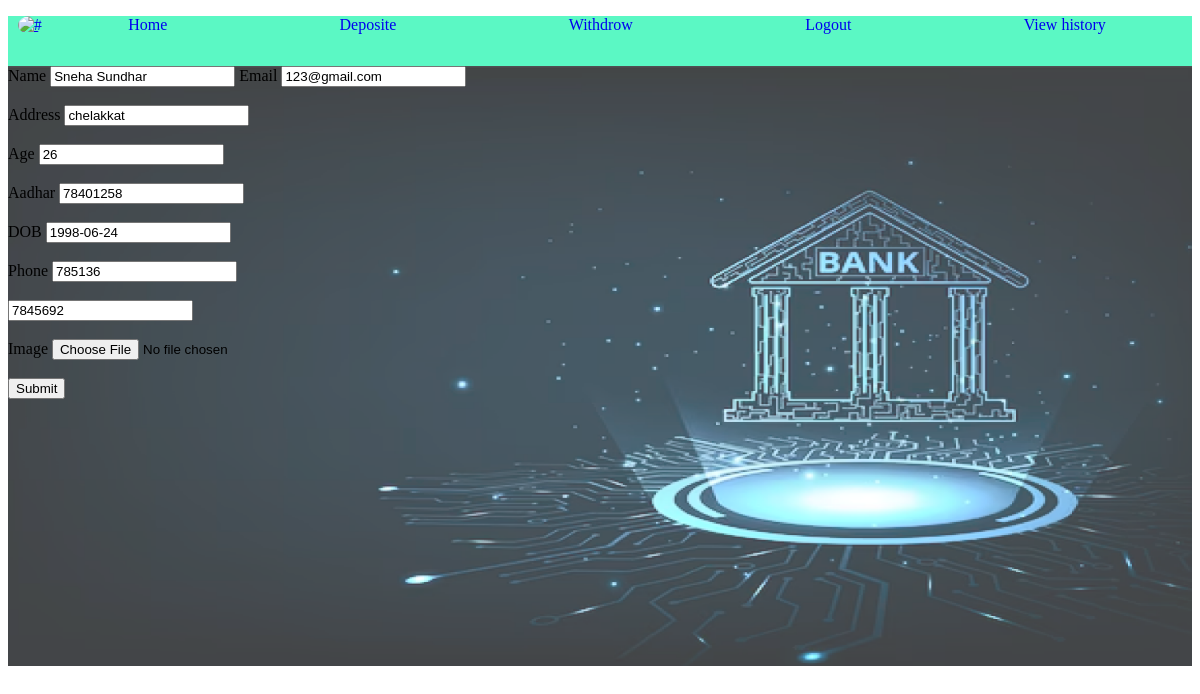
Before: /edit/1 with the older database file.
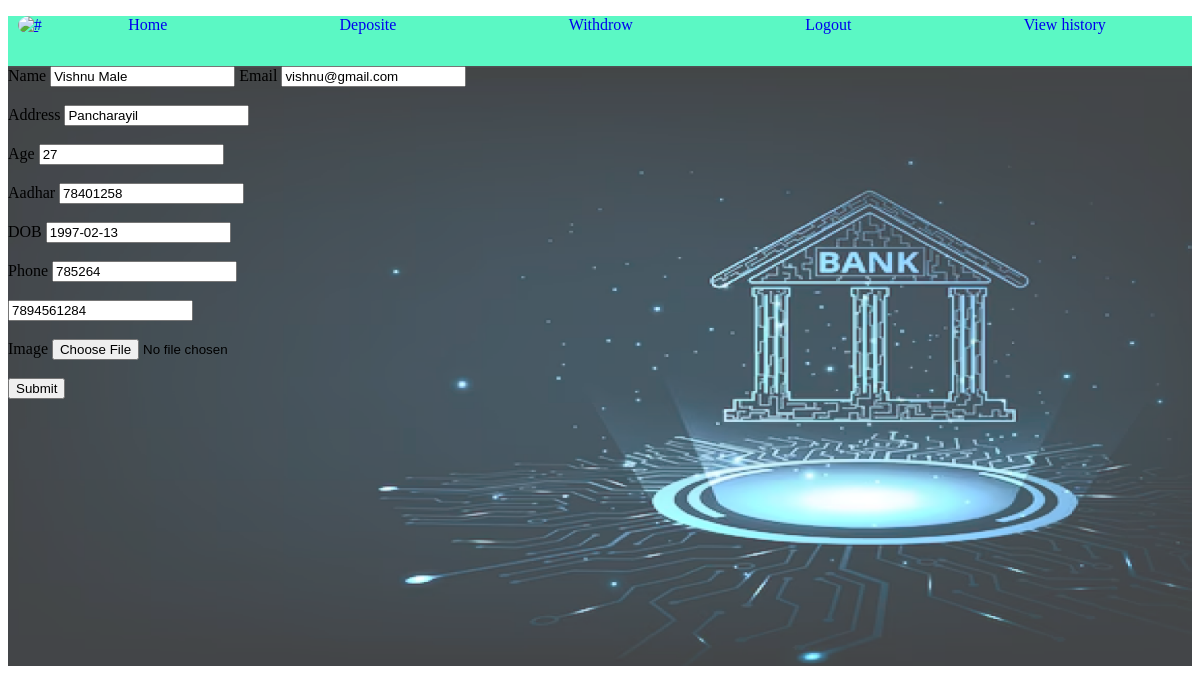
After: the same page with the newer database file.
### app/models.py (models this page shows, shortened)
class User(models.Model):
    user_id=models.ForeignKey(CustomUser,on_delete=models.CASCADE)
    name=models.CharField(max_length=100)
    account_no=models.IntegerField()
    image=models.FileField(upload_to='media')
    address=models.CharField(max_length=100)
    email=models.CharField(max_length=100)
    age=models.IntegerField()
    phone=models.IntegerField()
    dob=models.DateField()
    adharcard=models.IntegerField()
    pancard=models.IntegerField()
    initial_amount=models.IntegerField()

### app/views.py (the view)
# urls.py: path('edit/<int:id>',views.edit,name='edit'),
def edit(request,id):
    data=User.objects.get(id=id)
    if request.method=="POST":
        data.name=request.POST['name']
        data.email=request.POST['email']
        data.address=request.POST['address']
        data.age=request.POST['age']
        data.adharcard=request.POST['adharcard']
        data.dob=request.POST['dob']
        data.phone=request.POST['phone']
        data.pancard=request.POST['pancard']
        if 'image' in request.FILES:
            data.image=request.FILES['image']
        data.save()
        return redirect(profileview)
    else:
        return render(request,'edit.html',{'data':data})

### templates/edit.html (shortened to what this page needs)
{% extends 'userhome.html' %}
{% block content %}
    <form action="{% url 'edit' id=data.id %}" method="post" enctype="multipart/form-data">
        <label for="">Name</label>
        <input type="text" name="name" value="{{data.name}}">
        <label for="">Email</label>
        <input type="text" name="email" value="{{data.email}}" required><br><br>
        <label for="">Address</label>
        <input type="text" name="address" value="{{data.address}}" required><br><br>
        <label for="">Age</label>
        <input type="text" name="age" value="{{data.age}}" required><br><br>
        <label for="">Aadhar</label>
        <input type="text" name="adharcard" value="{{data.adharcard}}" required ><br><br>
        <label for="">DOB</label>
        <input type="text" name="dob" value="{{data.dob|date:'Y-m-d'}}" required ><br><br>
        <label for="">Phone</label>
        <input type="text" name="phone" value="{{data.phone}}" required ><br><br>
        <input type="text" name="pancard" value="{{data.pancard}}" required ><br><br>
        <label for="">Image</label>
        <input type="file" name="image" value="{{data.image}}" required ><br><br>
        <input type="submit">
    </form>
{% endblock %}

Changed rows visible on the page:
changed User: name "Sneha Sundhar" → "Vishnu Male"; email "123@gmail.com" → "vishnu@gmail.com"; address "chelakkat" → "Pancharayil"; age "26" → "27"; dob "1998-06-24" → "1997-02-13"; phone "785136" → "785264"; pancard "7845692" → "7894561284"
